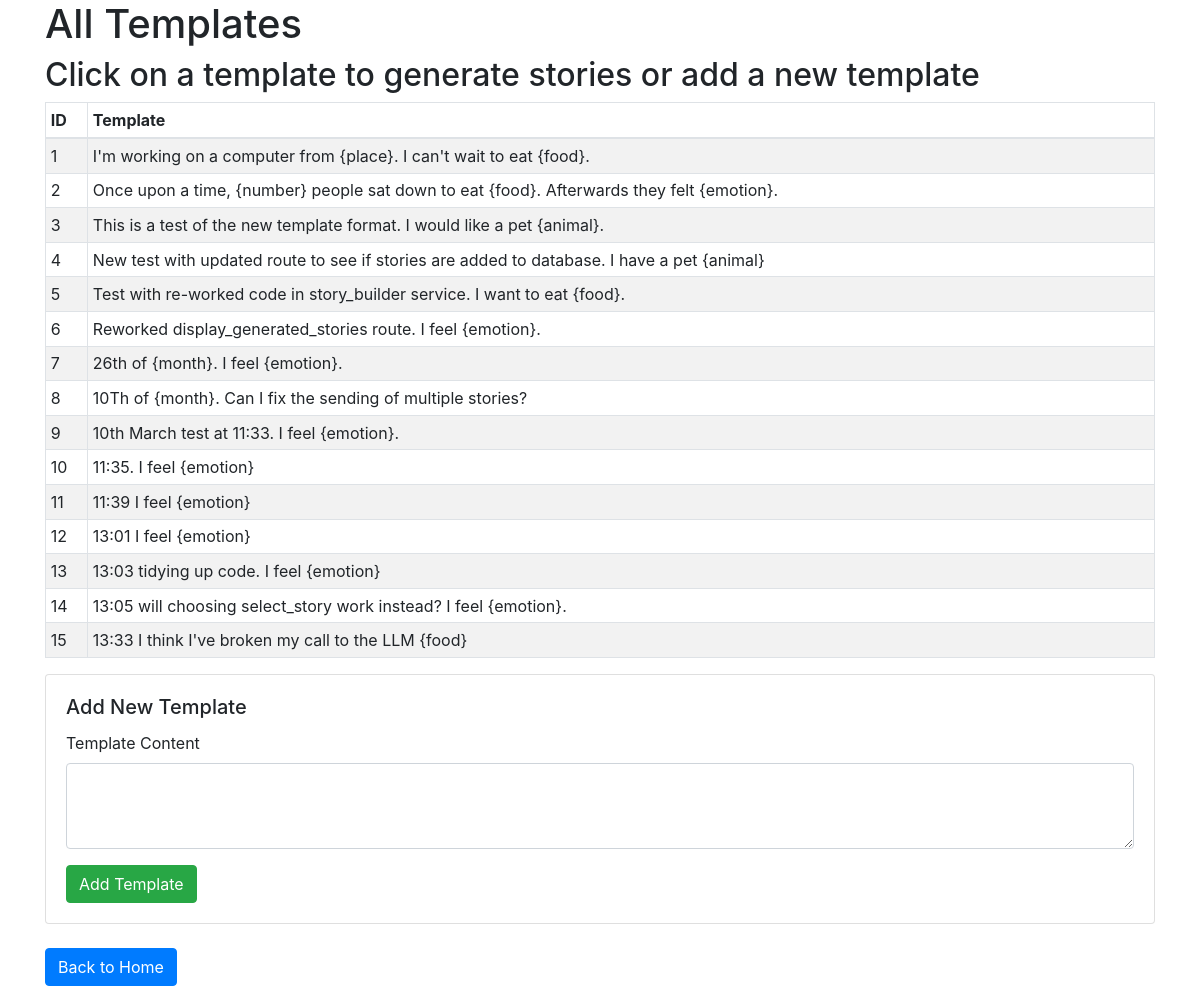
Page /see_all_templates on the earlier database version.
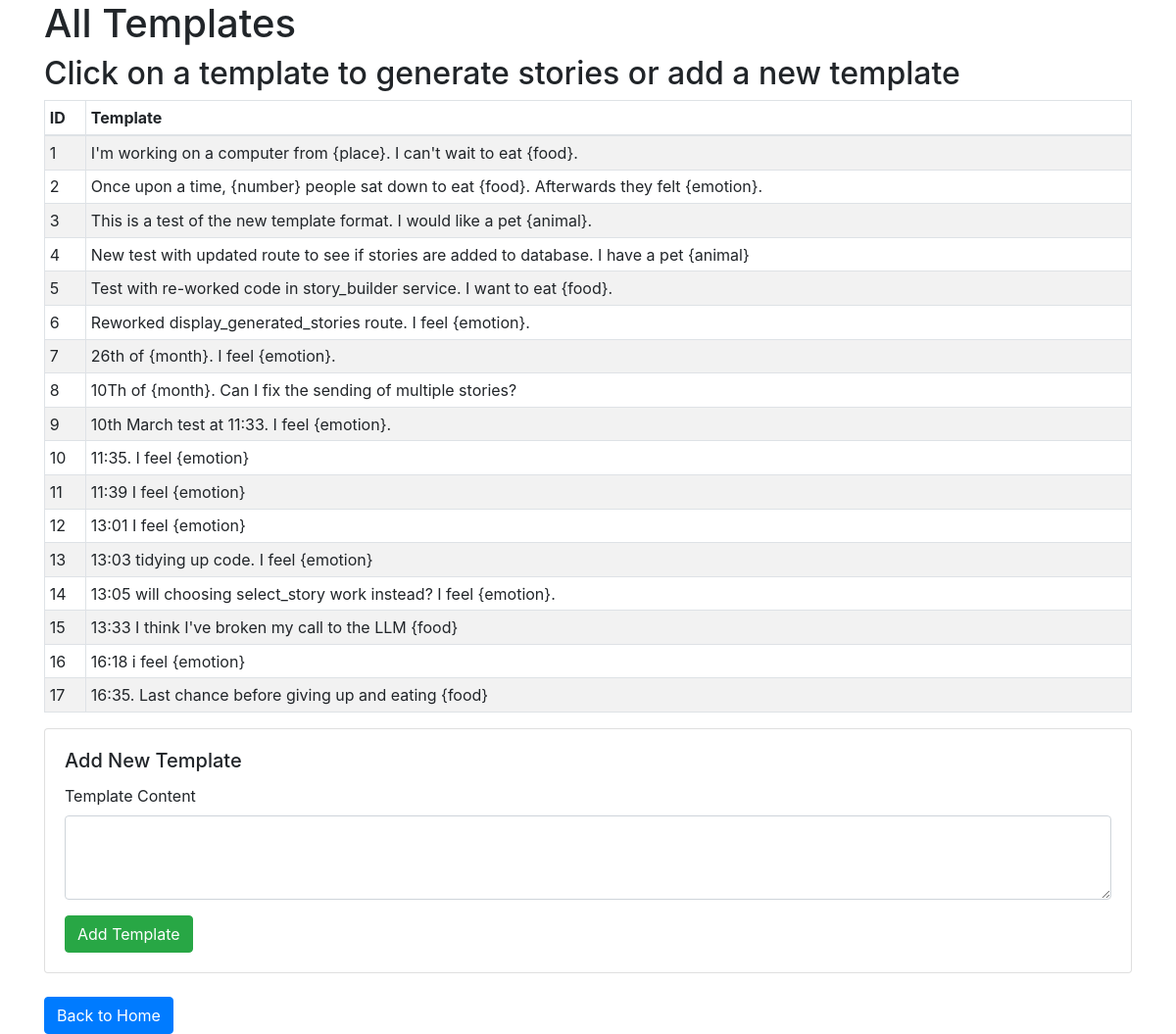
Same page on the later database version.
### app/models.py (models this page shows, shortened)
class Template(db.Model):
    __tablename__ = 'template'
    template_id = db.Column(db.Integer, primary_key=True, autoincrement=True)
    content = db.Column(db.Text, nullable=False)

### app/routes.py (the view)
@bp.route('/see_all_templates')
def see_all_templates():
    templates = story_builder_service.get_all_templates()
    return render_template('see_all_templates.html', templates=templates)

### app/services/story_builder_service.py (called while the page is built)
def get_all_templates():
    return db.session.query(Template).all()

### app/templates/see_all_templates.html (shortened to what this page needs)
<!DOCTYPE html>
<html lang="en">
<head>
    <link rel="stylesheet" href="{{ url_for('static', filename='css/static.css') }}">
    <link rel="stylesheet" href="https://stackpath.bootstrapcdn.com/bootstrap/4.5.2/css/bootstrap.min.css">
</head>
<body>
    <div class="container">
        <h1>All Templates</h1>
        <h2>Click on a template to generate stories or add a new template</h2>
        <table class="table table-striped table-bordered table-hover table-sm">
            <thead>
                <tr>
                    <th>ID</th>
                    <th>Template</th>
                </tr>
            </thead>
            <tbody>
                {% for template in templates %}
                    <tr class="clickable-row">
                        <form action="{{ url_for('main.generate_stories') }}" method="POST">
                            <td>{{ template.template_id }}</td>
                            <td>{{ template.content }}</td>
                        </form>
                    </tr>
                {% endfor %}
            </tbody>
        </table>
         <div class="card mb-4">
            <div class="card-body">
                <h5 class="card-title">Add New Template</h5>
                <form action="{{ url_for('main.add_template') }}" method="POST">
                    <div class="form-group">
                        <label for="template_content">Template Content</label>
                        <textarea class="form-control" id="template_content" name="template_content" rows="3" required></textarea>
                    </div>
                    <button type="submit" class="btn btn-success">Add Template</button>
                </form>
            </div>
        </div>
        <a href="{{ url_for('main.index') }}" class="btn btn-primary">Back to Home</a>
    </div>
</body>
</html>

Differences in the rows shown:
added Template: template_id "16", content "16:18 i feel {emotion}"
added Template: template_id "17", content "16:35. Last chance before giving up and eating {food}"
